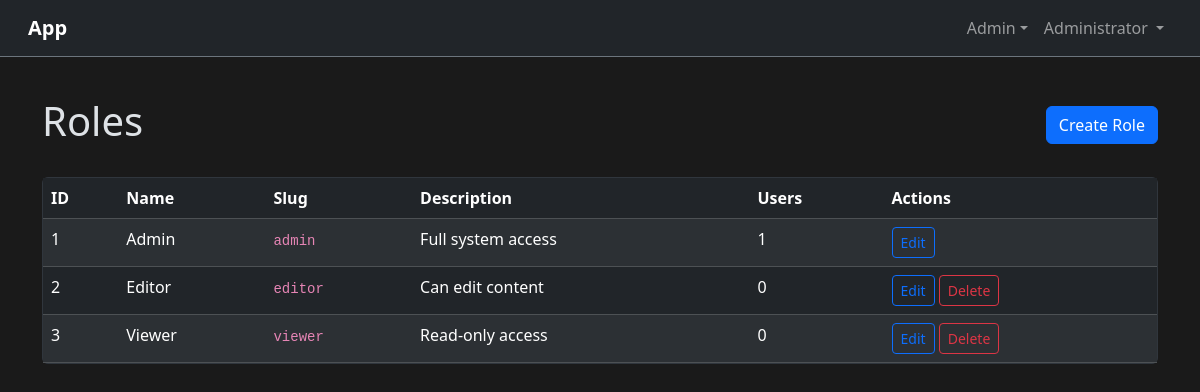
The page /admin/roles (signed in) on the database its author committed.
### tables this page shows
CREATE TABLE `roles` (
    `id` INT UNSIGNED AUTO_INCREMENT PRIMARY KEY,
    `name` VARCHAR(255) NOT NULL,
    `slug` VARCHAR(255) NOT NULL UNIQUE,
    `description` TEXT NULL,
    `created_at` TIMESTAMP NOT NULL DEFAULT CURRENT_TIMESTAMP
);

### src/Controllers/Admin/RoleController.php (called while the page is built, shortened)
<?php
class RoleController extends BaseController
{
    public function index(): string
    {
        $roles = Role::all('name ASC');
        $pdo = \App\Core\Database::getConnection();
        $stmt = $pdo->query('SELECT role_id, COUNT(*) as cnt FROM user_roles GROUP BY role_id');
        $counts = [];
        while ($row = $stmt->fetch()) {
            $counts[$row['role_id']] = (int) $row['cnt'];
        }
        return $this->view('admin/roles/index', [
            'roles' => $roles,
            'userCounts' => $counts,
            'authenticated' => $this->isAuthenticated(),
            'username' => $this->getSessionUser(),
        ]);
    }
}

### src/Routing/Router.php (called while the page is built, shortened)
<?php
class Router
{
    private static array $routes = [];
    private static array $groupStack = [];
    public static function group(array $attributes, callable $callback): void
    {
        self::$groupStack[] = $attributes;
        array_pop(self::$groupStack);
    }
    public static function dispatch(): mixed
    {
        $method = $_SERVER['REQUEST_METHOD'];
        $uri = parse_url($_SERVER['REQUEST_URI'], PHP_URL_PATH);
        $uri = rtrim($uri, '/') ?: '/';
        foreach (self::$routes as $route) {
            $params = $route->matches($method, $uri);
            if ($params !== null) {
                [$controllerClass, $action] = $route->getAction();
                $controller = new $controllerClass();
                return call_user_func_array([$controller, $action], array_values($params));
            }
        }
        return self::render404();
    }
    private static function addRoute(array $methods, string $uri, array $action): Route
    {
        $route = new Route($methods, $uri, $action);
        foreach (self::$groupStack as $group) {
            if (isset($group['prefix'])) {
                $route->setPrefix($group['prefix']);
            }
            if (isset($group['middleware'])) {
                $mw = is_array($group['middleware']) ? $group['middleware'] : [$group['middleware']];
                $route->addMiddleware($mw);
            }
        }
        self::$routes[] = $route;
        return $route;
    }
}

### src/Core/Model.php (called while the page is built, shortened)
<?php
abstract class Model
{
    protected static string $table;
    public static function all(?string $orderBy = null): array
    {
        $pdo = Database::getConnection();
        $table = static::$table;
        $sql = "SELECT * FROM `{$table}`";
        if ($orderBy) {
            $sql .= " ORDER BY {$orderBy}";
        }
        $stmt = $pdo->query($sql);
        return $stmt->fetchAll();
    }
}

### src/Controllers/BaseController.php (called while the page is built, shortened)
<?php
abstract class BaseController
{
    protected array $config;
    public function __construct()
    {
        $this->config = require dirname(__DIR__, 2) . '/config/app.php';
    }
    protected function view(string $template, array $data = []): string
    {
        $viewsPath = $this->config['paths']['views'];
        $templatePath = $viewsPath . '/' . $template . '.php';
        extract($data);
        include $templatePath;
        return ob_get_clean();
    }
    protected function isAuthenticated(): bool
    {
        return isset($_SESSION['authenticated']) && $_SESSION['authenticated'] === true;
    }
    protected function getSessionUser(): ?string
    {
        return $_SESSION['username'] ?? null;
    }
}

### config/app.php (called while the page is built)
<?php
return [
    'name' => 'App',
    'timezone' => 'America/Chicago',
    'debug' => true,
    'paths' => [
        'storage' => dirname(__DIR__) . '/storage',
        'sessions' => dirname(__DIR__) . '/storage/sessions',
        'views' => dirname(__DIR__) . '/src/Views',
    ],
    'database' => [
        'host' => getenv('DB_HOST') ?: '127.0.0.1',
        'port' => (int)(getenv('DB_PORT') ?: 3306),
        'name' => getenv('DB_NAME') ?: 'app',
        'username' => getenv('DB_USERNAME') ?: 'app',
        'password' => getenv('DB_PASSWORD') ?: 'app_secret',
    ],
    'session' => [
        'name' => 'app_session',
        'lifetime' => 7200,
        'secure' => false,
        'httponly' => true,
        'samesite' => 'Lax',
    ],
    'remember' => [
        'lifetime' => 7776000,
        'cookie_name' => 'remember_token',
    ],
    'csrf' => [
        'enabled' => true,
        'token_length' => 32,
        'session_key' => '_csrf_token',
        'form_field' => '_csrf_token',
        'safe_methods' => ['GET', 'HEAD', 'OPTIONS'],
    ],
    'rate_limit' => [
        'enabled' => true,
        'max_attempts' => 3,
        'lockout_minutes' => 30,
        'progressive' => true,
        'max_lockout_minutes' => 1440,
        'attempt_window' => 900,
    ],
];

### src/Core/Flash.php (called while the page is built, shortened)
<?php
class Flash
{
    public static function all(): array
    {
        $messages = $_SESSION['_flash'] ?? [];
        return $messages;
    }
}

### src/Views/partials/flash-messages.php (called while the page is built, shortened)
<?php
$allFlash = \App\Core\Flash::all();
?>

### src/Views/admin/roles/index.php (the view, shortened to what this page needs)
<?php
$showNav = true;
?>
<div class="container py-4">
    <div class="d-flex justify-content-between align-items-center mb-4">
        <h1>Roles</h1>
        <a href="/admin/roles/create" class="btn btn-primary">Create Role</a>
    </div>
    <?php include dirname(__DIR__, 2) . '/partials/flash-messages.php'; ?>
    <div class="card">
        <div class="table-responsive">
            <table class="table table-dark table-striped mb-0">
                <thead>
                    <tr>
                        <th>ID</th>
                        <th>Name</th>
                        <th>Slug</th>
                        <th>Description</th>
                        <th>Users</th>
                        <th>Actions</th>
                    </tr>
                </thead>
                <tbody>
                    <?php foreach ($roles as $role): ?>
                        <tr>
                            <td><?= $role['id'] ?></td>
                            <td><?= htmlspecialchars($role['name']) ?></td>
                            <td><code><?= htmlspecialchars($role['slug']) ?></code></td>
                            <td><?= htmlspecialchars($role['description'] ?? '') ?></td>
                            <td><?= $userCounts[$role['id']] ?? 0 ?></td>
                            <td>
                                <a href="/admin/roles/<?= $role['id'] ?>/edit" class="btn btn-sm btn-outline-primary">Edit</a>
                                <?php if ($role['slug'] !== 'admin'): ?>
                                    <form method="POST" action="/admin/roles/<?= $role['id'] ?>/delete" class="d-inline"
                                          onsubmit="return confirm('Are you sure you want to delete this role?')">
                                        <button type="submit" class="btn btn-sm btn-outline-danger">Delete</button>
                                    </form>
                                <?php endif; ?>
                            </td>
                        </tr>
                    <?php endforeach; ?>
                </tbody>
            </table>
        </div>
    </div>
</div>
<?php
$content = ob_get_clean();
include dirname(__DIR__, 2) . '/layouts/main.php';
?>

### public/index.php (shortened to what this page needs)
<?php
$config = require dirname(__DIR__) . '/config/app.php';
echo \App\Routing\Router::dispatch();

### src/Views/layouts/main.php (shortened to what this page needs)
<!DOCTYPE html>
<html lang="en" data-bs-theme="dark">
<head>
    <link href="/css/bootstrap.min.css" rel="stylesheet">
    <link href="/css/app.css" rel="stylesheet">
</head>
<body>
    <?php if (isset($showNav) && $showNav): ?>
        <?php include dirname(__DIR__) . '/partials/navbar.php'; ?>
    <?php endif; ?>
    <main class="<?= $mainClass ?? 'container-fluid py-3' ?>">
        <?= $content ?? '' ?>
    </main>
</body>
</html>

### src/Views/partials/navbar.php (shortened to what this page needs)
<nav class="navbar navbar-expand-md navbar-dark bg-dark border-bottom border-secondary">
    <div class="container-fluid">
        <a class="navbar-brand" href="/">App</a>
        <div class="collapse navbar-collapse" id="navbarNav">
            <ul class="navbar-nav ms-auto">
                <?php if (!empty($authenticated)): ?>
                    <?php if (in_array('admin', $_SESSION['user_roles'] ?? [])): ?>
                        <li class="nav-item dropdown">
                            <a class="nav-link dropdown-toggle" href="#" data-bs-toggle="dropdown">Admin</a>
                        </li>
                    <?php endif; ?>
                    <li class="nav-item dropdown">
                        <a class="nav-link dropdown-toggle" href="#" data-bs-toggle="dropdown">
                            <?= htmlspecialchars($_SESSION['user_name'] ?? $username ?? 'User') ?>
                        </a>
                    </li>
                <?php else: ?>
                    <li class="nav-item">
                        <a class="nav-link" href="/login">Login</a>
                    </li>
                <?php endif; ?>
            </ul>
        </div>
    </div>
</nav>

### public/css/app.css (style rules this page uses)
body { background-color: #1a1a1a; min-height: 100vh; }
.navbar { padding: 0.5rem 1rem; }
.navbar-brand { font-weight: 600; }
.card { background-color: #212529; border: 1px solid #30363d; }

### rows shown on the page
roles: id "1", name "Admin", slug "admin", description "Full system access"
roles: id "2", name "Editor", slug "editor", description "Can edit content", id "0"
roles: id "3", name "Viewer", slug "viewer", description "Read-only access", id "0"

### other values the page prints
$_SESSION['user_name'] "Administrator"
